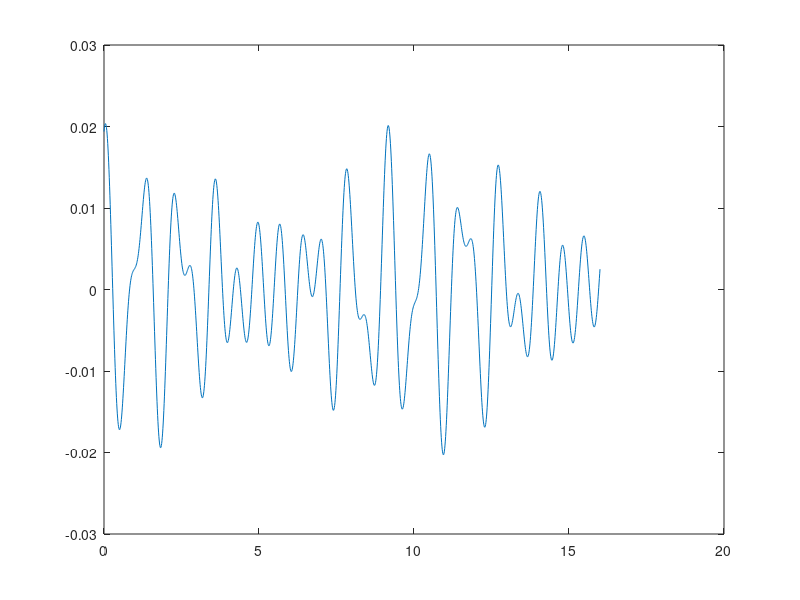

The MATLAB script that drew this image:
%Create random trace to initialise AI learning
close all
clear all
endTime=16
timeStep=0.01
Period=0.8;
Ampmax=0.01;
delay=3;
Time=(0.0:timeStep:endTime)';
pkg load signal
%Wavegroup
Amp=[0.007 0.007 0.007];
Period=[0.7 1.15 1.3];
%phase=Period/(0.25*pi)-2*pi./Period*8
phase=Period/(0.25*pi)
Elevation=zeros(length(Time),1);
for i=1:length(Amp)
    Elevation=Elevation+Amp(i)*sin(2*pi/Period(i)*Time+phase(i));
end
%Elevation=2*Ampmax/6*sin(2*pi/Period/1.2*Time)+Ampmax/8*sin(2*pi/Period/1.5*Time)+Ampmax/3*sin(2*pi/Period/2*Time);
%Elevation=Ampmax*sin(2*pi/Period*Time)

%Ramp up over ramp
%ramptime=4;
%L=length(Time);
%t = tukeywin(L,endTime-2*ramptime);
%Elevation=t.*Elevation;
%Elevation(1:floor(ramptime/timeStep))=Elevation(1:floor(ramptime/timeStep)).*t(1:floor(ramptime/timeStep));

plot(Time,Elevation);

save('-V7','Targeteta.mat','Time','Elevation')